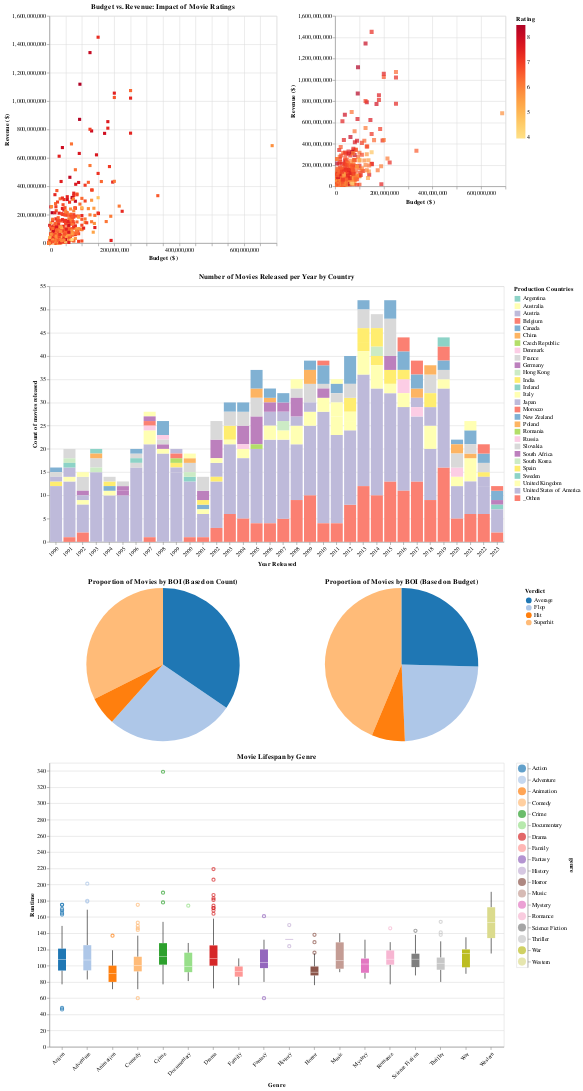

The notebook cell saved with this chart:
### Markdown cell above
## 2.3. Views

### Code cell
## START - BRUSH #######################################################################################################################
# Brushing & Linking
## View 1
budget_rev_brush = alt.selection_interval()

## View 2
year_selection = alt.selection_point(fields=['release_year'])


## View 4
genre_selection = alt.selection_point(fields=['genre'])

## END - BRUSH #########################################################################################################################


## START - VIEW 1 - #######################################################################################################################################
# 1. Budget vs. Revenue: Impact of Movie Ratings
revenue_min = movies_data["vote_average"].mean() - 2.5
revenue_max = movies_data["vote_average"].max()
revenue_color_scale = alt.Scale(
    scheme="yelloworangered",
    domain=[revenue_min, revenue_max]
)

base_chart = (
    alt.Chart(movies_data)
    .mark_square()
    .encode(
        x=alt.X(
            "budget:Q",
            title="Budget ($)"
        ),
        y=alt.Y(
            "revenue:Q",
            title="Revenue ($)"
        ),
        color=alt.Color(
            "vote_average:Q", 
            scale=revenue_color_scale,  
            title="Rating"
        ), 
        tooltip=[
            alt.Tooltip("title:N"),
            alt.Tooltip("budget:Q", title="Budget ($)"),  
            alt.Tooltip("revenue:Q", title="Revenue ($)"),
            alt.Tooltip("vote_average:Q", title="Rating"),
            alt.Tooltip("genre:N", title="Genre")
        ],
        opacity=alt.condition(budget_rev_brush, alt.OpacityValue(1), alt.OpacityValue(0.3))
    )
    .transform_calculate(release_year=alt.expr.year(alt.datum.release_date))
    .transform_filter(year_selection)
    .transform_filter(genre_selection)
    .add_params(budget_rev_brush)
    .properties(
        width=SYSTEM_WIDTH/2, 
        height=400, 
        title="Budget vs. Revenue: Impact of Movie Ratings",
    )
)

# Axis selections (to drive the dynamic behavior)
x_select = alt.selection_interval(encodings=["x"], name="x_axis") 
y_select = alt.selection_interval(encodings=["y"], name="y_axis") 

# Chart showing only selected points when brushed
selected_points = (
    alt.Chart(movies_data)
    .mark_square(size=50)
    .encode(
        x=alt.X(
            "budget:Q", 
            title="Budget ($)", 
            scale=alt.Scale(domain=x_select)  # Connect to x_select
        ),
        y=alt.Y(
            "revenue:Q", 
            title="Revenue ($)", 
            scale=alt.Scale(domain=y_select)  # Connect to y_select
        ),
        color=alt.Color(
            "vote_average:Q", 
            scale=revenue_color_scale,  
            title="Rating"
        ),
        tooltip=[
            alt.Tooltip("title:N"),
            alt.Tooltip("budget:Q", title="Budget ($)"),  
            alt.Tooltip("revenue:Q", title="Revenue ($)"),
            alt.Tooltip("vote_average:Q", title="Rating"),
            alt.Tooltip("boi:N", title="Verdict")
        ]
    )
    .transform_calculate(release_year=alt.expr.year(alt.datum.release_date))
    .transform_filter(year_selection)
    .transform_filter(genre_selection)
    .transform_filter(budget_rev_brush)  # Respond to both selections
    # .transform_filter(click)
    # .add_params(x_select, y_select) # Add the axis selections
).interactive()
## END - VIEW 1 - #######################################################################################################################################




## START - VIEW 2 - #######################################################################################################################################
# 2. Stacked Bar Chart: Number of Movies Released per Year by Country
stack_bar_chart = alt.Chart(movies_data).mark_bar().encode(
    x=alt.X('release_year:O', title="Year Released", axis=alt.Axis(labelAngle=-45)),
    y=alt.Y('counts:Q', stack='zero', title="Count of movies released"),
    color=alt.Color('top_country:N',scale=alt.Scale(scheme='set3'), title="Production Countries"), 
    tooltip=[
        alt.Tooltip('release_year:O', title='Year Released'),
        alt.Tooltip('top_country:N', title='Production Country'),
        alt.Tooltip('counts:Q', title='Count of Movies') 
    ],
    opacity=alt.condition(year_selection, alt.OpacityValue(1), alt.OpacityValue(0.3)),
    # order=alt.Order('counts:O', sort='ascending')
).transform_calculate(
    release_year=alt.expr.year(alt.datum.release_date)
).transform_filter(
    genre_selection
).transform_filter(
    budget_rev_brush
).transform_aggregate(
    counts='count(id)',
    groupby=["release_year", "production_country"]
).transform_window(
    rank='row_number(counts)',
    sort=[alt.SortField('counts', order='descending')],
    groupby=['release_year']
).transform_calculate(
    top_country = "datum.rank <= 6 ? datum.production_country : '_Others'"
).transform_aggregate(
    counts='sum(counts)',
    groupby=["release_year", "top_country"]
).add_params(
    year_selection
).properties(
    width=SYSTEM_WIDTH,
    height=450,
    title='Number of Movies Released per Year by Country'
)
## END - VIEW 2 - #######################################################################################################################################





## START - VIEW 3 - #######################################################################################################################################
# 4. Pie Chart: Proportion of Movies by BOI (Based on Count)
pie_chart = alt.Chart(movies_data).mark_arc().encode(
    theta='count:Q',
    color=alt.Color('boi:N', scale=alt.Scale(scheme='category20'), title="Verdict"),  
    tooltip=[
        alt.Tooltip('boi:N', title='Verdict'),
        alt.Tooltip('count:Q', title='Count of Movies Released'),
        alt.Tooltip('percentage:Q', title='Percentage of Total Movies', format='.2%')
    ]
).transform_calculate(
    release_year=alt.expr.year(alt.datum.release_date)
).transform_filter(
    genre_selection 
).transform_filter(
    year_selection
).transform_filter(
    budget_rev_brush
).transform_aggregate(
    count='count():Q',
    groupby=['boi']
).transform_joinaggregate(
    total_count='sum(count)',
).transform_calculate(
    percentage="datum.count/datum.total_count"
).properties(
    width=SYSTEM_WIDTH/2,
    height=270,
    title="Proportion of Movies by BOI (Based on Count)"
)

# 5. Pie Chart: Proportion of Movies by BOI (Based on Budget)
pie_chart2 = alt.Chart(movies_data).mark_arc().encode(
    theta=alt.Theta('sum_budget:Q', title='Budget Proportion'),
    color=alt.Color('boi:N', scale=alt.Scale(scheme='category20'), title="Verdict"),  
    tooltip=[
        alt.Tooltip('boi:N', title='Verdict'),
        alt.Tooltip('sum_budget:Q', title='Total Budget'), 
        alt.Tooltip('percentage:Q', title='Percentage of Movies', format='.2%')
    ]
).transform_calculate(
    release_year=alt.expr.year(alt.datum.release_date)
).transform_filter(
    year_selection
).transform_filter(
    genre_selection 
).transform_filter(
    budget_rev_brush
).transform_aggregate(
    sum_budget='sum(budget):Q',
    groupby=['boi']
).transform_joinaggregate(
    total_budget='sum(sum_budget)'
).transform_calculate(
    percentage="datum.sum_budget / datum.total_budget"
).properties(
    width=SYSTEM_WIDTH/2,
    height=270,
    title="Proportion of Movies by BOI (Based on Budget)"
)

# Combine base chart and selected points
combined_charts = (pie_chart | pie_chart2)
## END - VIEW 3 - #######################################################################################################################################




## START - VIEW 4 - #######################################################################################################################################
# 4. Box Plot: Movie Lifespan by Genre

genre_color = alt.condition(genre_selection,
                      alt.Color('genre:N', legend=None),
                      alt.value('lightgray')) ##use this coloring???
genre_list = pd.DataFrame({'genre': movies_data['genre'].unique()}) 
genre_legend = alt.Chart(genre_list).mark_point(size=200, filled=True).encode(
    y=alt.Y('genre:N', axis=alt.Axis(orient='right')),
    color=genre_color
).add_params(genre_selection)



lifespan_chart = alt.Chart(movies_data).mark_boxplot().encode(
    x= alt.X('genre:N', title = "Genre", axis=alt.Axis(labelAngle=-45)),
    y= alt.X('runtime:Q', title = "Runtime"),
    color=alt.Color('genre:N',scale=alt.Scale(scheme='category20'), legend=None),
    tooltip=[
        alt.Tooltip('title', title='Title'),
        alt.Tooltip('runtime', title='Runtime'),
        ]
).transform_calculate(
    release_year=alt.expr.year(alt.datum.release_date)
).transform_filter(
    genre_selection 
).transform_filter(
    year_selection
).transform_filter(
    budget_rev_brush
).properties(
    width = SYSTEM_WIDTH,
    height = 500,
    title = 'Movie Lifespan by Genre'
)

## END - VIEW 4 - #######################################################################################################################################





# Concatenate charts vertically
rating_chart2 = alt.vconcat(
    (base_chart | selected_points), 
    stack_bar_chart,
    combined_charts,
    (lifespan_chart | genre_legend),
)

# Display the final chart
rating_chart2
